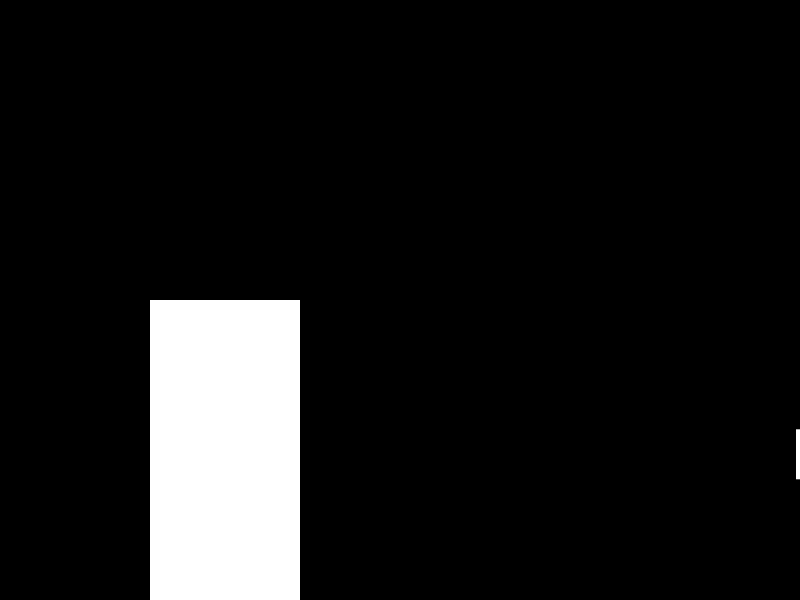
Frame 1 (no input)
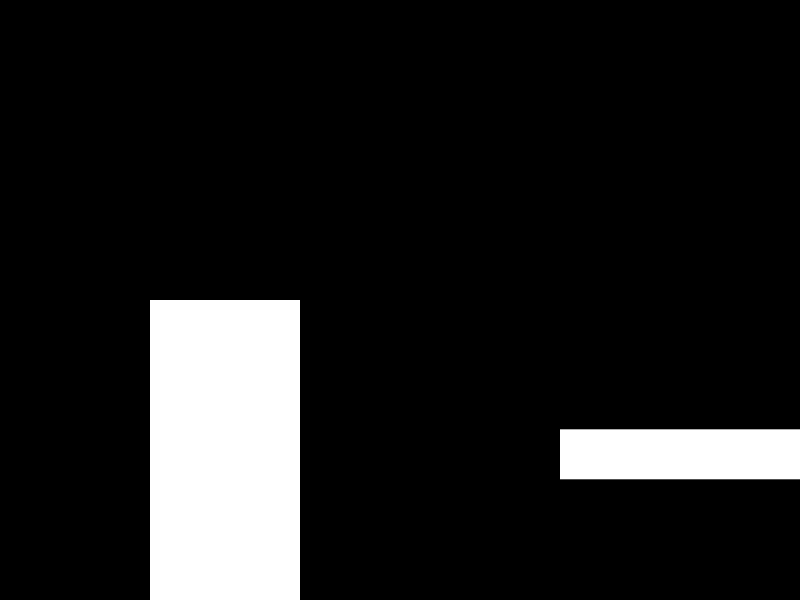
Frame 60 (the mouse pressed at the canvas centre just before this capture)
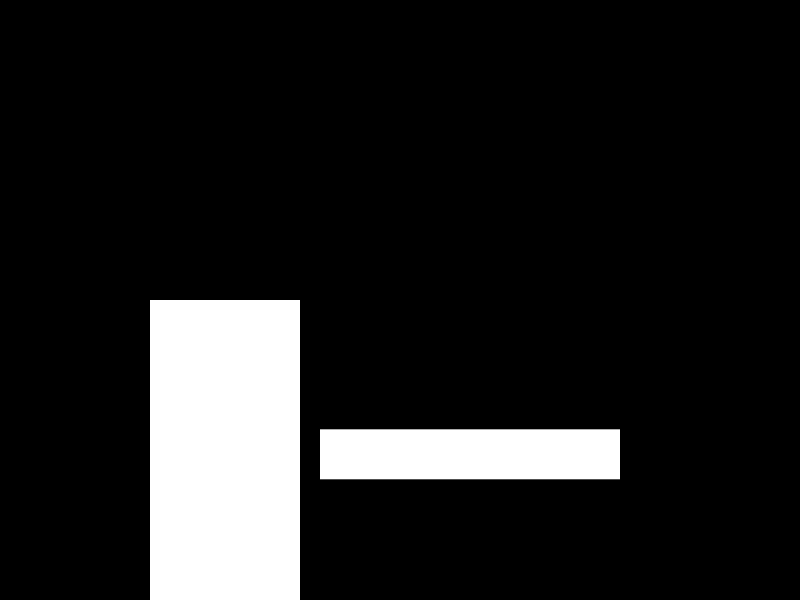
Frame 120 (the mouse held since frame 60 and released just before this capture)

The Processing sketch that drew these frames (run headless with seeded random() and noise(); from frame 60 on, the mouse is pressed at the canvas centre):

// Processing sketch: Android_testing
// ── Android_testing.pde
Object object;
Platform[] platforms = new Platform[0];

void setup()
{
  size(800, 600);
  //fullScreen();
  object = new Object(150, height-300);
  platforms = (Platform[])append(platforms, new Platform(width));
}

void draw()
{
  background(0);

  object.update();

  if (frameCount % 100 == 0)
    platforms = (Platform[]) append(platforms, new Platform(object.x + width));

  for (int i = 0; i < platforms.length; i++)
  {
    platforms[i].update();
    
    if (platforms[i].offscreen())
    {
      for (int j = 0; j < platforms.length - 1; j++)
      {
        platforms[j] = platforms[j + 1];
      }
      platforms = (Platform[])shorten(platforms);
    }
    
    platforms[i].colliding(object);
    platforms[i].show();
  }
  
  object.show();
}

void keyPressed()
{
  if (key == ' ')
  {
    object.applyForce(-20);
  }
}

void touchStarted()
{
  object.applyForce(-20);
}

// ── Object.pde
class Object
{
  float x, y;
  float yVelocity;
  float gravity = 0.7;
  
  Object(float x_, float y_)
  {
    x = x_;
    y = y_;
  }
  
  void applyForce(float yAcceleration)
  {
    yVelocity += yAcceleration;
  }
  
  void update()
  {
    applyForce(gravity);
    y += yVelocity;
    
    if(y+300 > height)
    {
      yVelocity = 0;
      y = height - 300;
    }
    
    if(y < 0)
    {
      yVelocity = 0;
      y = 0;
    }
  }
  
  void show()
  {
    fill(255);
    noStroke();
    rect(x, y, 150, 300);
  }
}

// ── Platform.pde
class Platform
{
  float x, y, w = 300;
  float xVelocity = -4;
  
  Platform(float x_)
  {
    x = x_;
    y = random(300, 500);
  }
  
  void show()
  {
    fill(255);
    noStroke();
    rect(x, y, w, 50);
  }
  
  void update()
  {
    x += xVelocity;
  }
  
  boolean offscreen()

  {
    return x + w < 0;
  }
  
  void colliding(Object object)
  {
    if (object.x + 150 > x && object.x < x + w && object.y + 300 < y)
    {
      object.y = y - 300;
    }
  }
}
